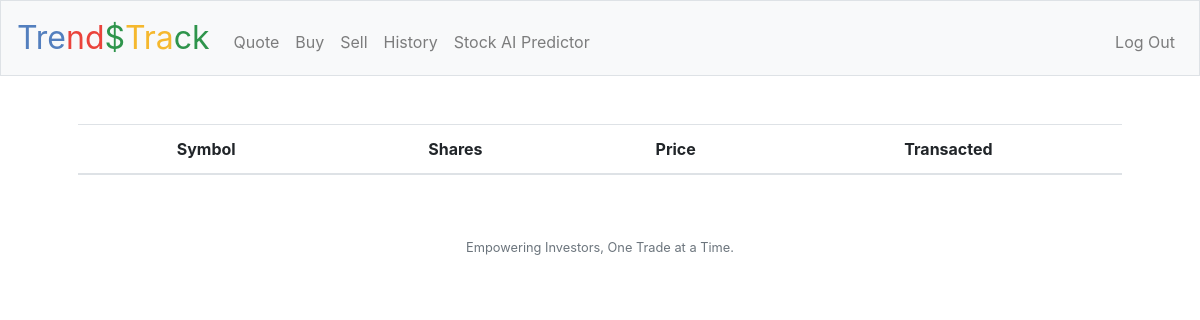
The page /history (signed in) on the database as committed earlier.
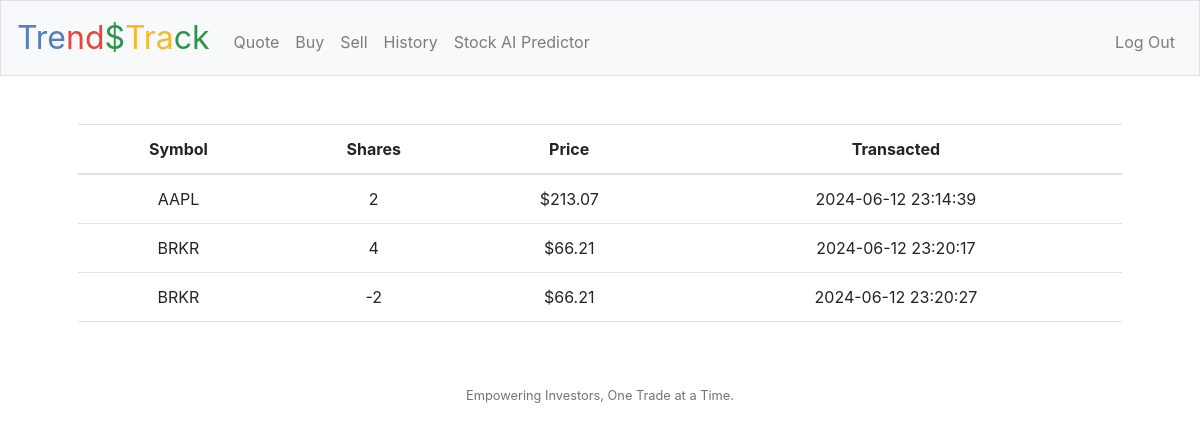
The same page on the database as committed later.
### tables this page shows
CREATE TABLE 'transactions' ('id' INTEGER PRIMARY KEY AUTOINCREMENT NOT NULL, 'user_id' INTEGER, 'symbol' TEXT, 'shares' INTEGER, 'price' REAL, 'date' DATETIME DEFAULT CURRENT_TIMESTAMP, 'company' TEXT,'total' REAL);

### application.py (the view)
@app.route("/history")
@login_required
def history():
    transactions = db.execute(
        "SELECT * FROM transactions WHERE user_id = ?;", session["user_id"])
    return render_template("history.html", transactions=transactions)

### application.py (called while the page is built)
@app.after_request
def after_request(response):
    response.headers["Cache-Control"] = "no-cache, no-store, must-revalidate"
    response.headers["Expires"] = 0
    response.headers["Pragma"] = "no-cache"
    return response

### helpers.py (called while the page is built)
def login_required(f):
    @wraps(f)
    def decorated_function(*args, **kwargs):
        if session.get("user_id") is None:
            return redirect("/login")
        return f(*args, **kwargs)
    return decorated_function

def usd(value):
    return f"${value:,.2f}"

### templates/history.html (shortened to what this page needs)
{% extends "layout.html" %}
{% block main %}
        <link href="https://cdn.jsdelivr.net/npm/bootstrap@5.2.3/dist/css/bootstrap.min.css" rel="stylesheet">
        <link rel="stylesheet" href="https://cdn.jsdelivr.net/npm/bootstrap@4.5.3/dist/css/bootstrap.min.css">
        <table class="table">
            <thead>
                <tr>
                    <th>Symbol</th>
                    <th>Shares</th>
                    <th>Price</th>
                    <th>Transacted</th>
                </tr>
            </thead>
            <tbody>
                <tr>
                    {% for t in transactions %}
                    <tr>
                        <td>{{ t.symbol }}</td>
                        <td>{{ t.shares }}</td>
                        <td>{{ t.price | usd }}</td>
                        <td>{{ t.date }}</td>
                    </tr>
                {% endfor %}
                </tr>
            </tbody>
        </table>
{% endblock %}

Rows that differ between the two databases and show on the page:
added transactions: symbol "AAPL", shares "2", price "$213.07", date "2024-06-12 23:14:39"
added transactions: symbol "BRKR", shares "4", price "$66.21", date "2024-06-12 23:20:17"
added transactions: symbol "BRKR", shares "-2", price "$66.21", date "2024-06-12 23:20:27"
